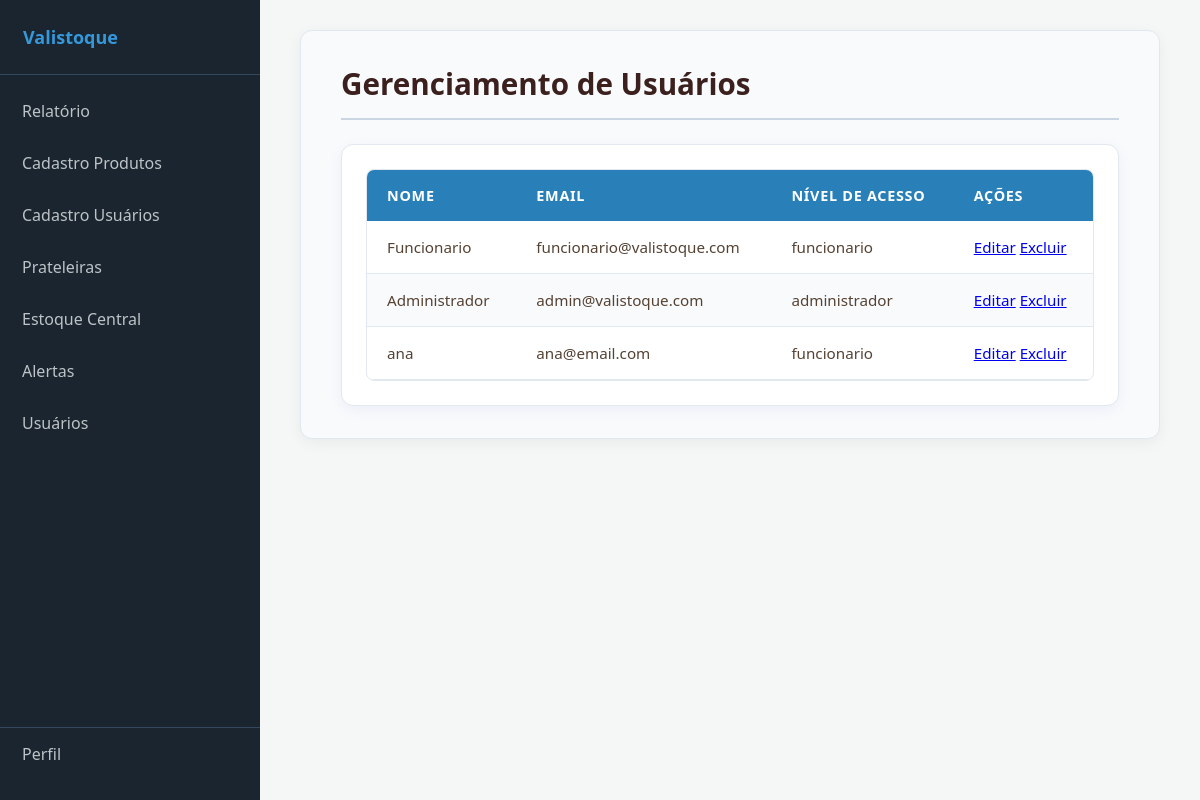
/paginas/ListaUsuarios.php, run on the app's committed database.
### tables this page shows
CREATE TABLE `usuarios` (
    `id` INT NOT NULL AUTO_INCREMENT,
    `nome` VARCHAR(100) NOT NULL,
    `email` VARCHAR(150) NOT NULL,
    `cpf` VARCHAR(14) NOT NULL,
    `senha` VARCHAR(255) NOT NULL,
    `tipo` VARCHAR(15) NOT NULL,
    `criado_em` TIMESTAMP NULL DEFAULT CURRENT_TIMESTAMP,

    PRIMARY KEY (`id`),

    UNIQUE KEY `email` (`email`),

    UNIQUE KEY `cpf` (`cpf`)

);

### paginas/ListaUsuarios.php (the view, shortened to what this page needs)
<?php
require_once __DIR__ . "/../php/config.php";
try {
    $stmt = $pdo->query("SELECT id, nome, email, cpf, tipo FROM usuarios ORDER BY id DESC");
    $usuarios = $stmt->fetchAll(PDO::FETCH_ASSOC);
} catch (PDOException $e) {
    die("Erro ao buscar usuários: " . $e->getMessage());
}
?>
<!DOCTYPE html>
<html lang="pt-BR">
<head>
    <link rel="stylesheet" href="../css/style.css">
    <link rel="stylesheet" href="../css/ListaUsuarios.css">
</head>
<body>
    <nav class="nav">
    <div class="header-nav">Valistoque</div>
    <ul>
        <li><a href="relatorio.html">Relatório</a></li>
        <li><a href="produtos.php">Cadastro Produtos</a></li>
        <li><a href="usuarios.php">Cadastro Usuários</a></li>
        <li><a href="prateleira.php">Prateleiras</a></li>
        <li><a href="estoque.php">Estoque Central</a></li>
        <li><a href="alertas.php">Alertas</a></li>
        <li><a href="ListaUsuarios.php">Usuários</a></li>
        <li style="margin-top: auto; border-top: 1px solid #34495e;">
            <a href="perfil.php">Perfil</a>
        </li>
    </ul>
    </nav>
        <main>
<div class="Usuarios-header">
    <h2>Gerenciamento de Usuários</h2>
    <div class="container-tabelasUsuarios">
        <div>
            <table id="tabela-usuario">
                <thead>
                    <tr>
                        <th>Nome</th>
                        <th>Email</th>
                        <th>Nível de Acesso</th>
                        <th>Ações</th>
                    </tr>
                </thead>
              <tbody>
    <?php if (empty($usuarios)): ?>
        <tr>
            <td colspan="4" style="text-align: center;">Nenhum usuário cadastrado.</td>
        </tr>
    <?php else: ?>
        <?php foreach ($usuarios as $usuario): ?>
            <tr>
                <td><?= htmlspecialchars($usuario['nome']) ?></td>
                <td><?= htmlspecialchars($usuario['email']) ?></td>
                <td><?= htmlspecialchars($usuario['tipo']) ?></td>
                <td>
                    <a href="usuarios.php?editar_id=<?= $usuario['id'] ?>" class="btn-editar">Editar</a>
                    <a href="../php/excluir_usuario.php?id=<?= $usuario['id'] ?>"
                       class="btn-excluir"
                       onclick="return confirm('Tem certeza que deseja excluir o usuário: <?= htmlspecialchars($usuario['nome'], ENT_QUOTES) ?>?');">
                       Excluir
                    </a>
                </td>
            </tr>
        <?php endforeach; ?>
    <?php endif; ?>
</tbody>
            </table>
        </div>
    </div>
</div>
        </main>
</body>
</html>

### css/style.css (style rules this page uses)
* { margin: 0; padding: 0; box-sizing: border-box; font-family: 'Segoe UI', Tahoma, Geneva, Verdana, sans-serif; }
body { background-color: #f4f7f6; padding-left: 260px; }
.nav { width: 260px; height: 100vh; background-color: #1a252f; position: fixed; left: 0; top: 0; z-index: 1000; display: flex; flex-direction: column; }
.header-nav { padding: 25px 23px; color: #3498db; font-size: 18px; font-weight: bold; border-bottom: 1px solid #34495e; }
.nav ul { list-style: none; margin-top: 10px; display: flex; flex-direction: column; flex-grow: 1; padding-bottom: 20px; }
.nav ul li a { display: block; color: #bdc3c7; padding: 15px 22px; text-decoration: none; transition: all 0.3s ease; cursor: pointer; }

### css/listaUsuarios.css (style rules this page uses)
main { display: flex; justify-content: center; align-items: flex-start; padding: 30px 40px; width: 100%; box-sizing: border-box; }
.Usuarios-header { background-color: #f8fafc; border: 1px solid #e2e8f0; border-radius: 12px; padding: 32px 40px; width: 100%; max-width: 1400px; box-shadow: 0 4px 15px rgba(0, 0, 0, 0.05); margin-bottom: 24px; box-sizing: border-box; }
.Usuarios-header h2 { font-family: 'Plus Jakarta Sans', system-ui, -apple-system, sans-serif; font-size: 1.85rem; font-weight: 700; color: #3b201e; margin: 0 0 24px 0; padding-bottom: 14px; border-bottom: 2px solid #cbd5e1; }
.container-tabelasUsuarios { background-color: #ffffff; border-radius: 12px; box-shadow: 0 4px 15px rgba(14, 9, 167, 0.05); border: 1px solid #e2e8f0; padding: 24px; display: flex; flex-direction: column; gap: 20px; width: 100%; box-sizing: border-box; }
#tabela-usuario { width: 100%; border-collapse: separate; border-spacing: 0; border-radius: 8px; overflow: hidden; border: 1px solid #e2e8f0; }
#tabela-usuario thead { background-color: #2980b9; color: #ffffff; }
#tabela-usuario th { padding: 16px 20px; text-align: left; font-size: 0.9rem; font-weight: 600; text-transform: uppercase; letter-spacing: 0.05em; }
#tabela-usuario tbody tr { transition: background-color 0.2s ease; border-bottom: 1px solid #e2e8f0; }
#tabela-usuario tbody tr:nth-child(even) { background-color: #f8fafc; }
#tabela-usuario td { padding: 16px 20px; font-size: 0.95rem; color: #554233; border-bottom: 1px solid #e2e8f0; }

### data on the page
usuarios: nome "Funcionario", email "funcionario@valistoque.com", tipo "funcionario"
usuarios: nome "Administrador", email "admin@valistoque.com", tipo "administrador"
usuarios: nome "ana", email "ana@email.com", tipo "funcionario"
